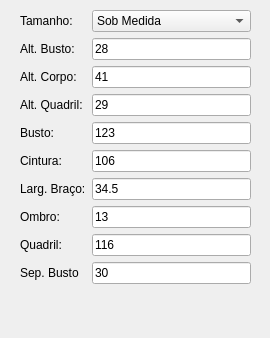
<?xml version="1.0" encoding="UTF-8"?>
<ui version="4.0">
 <class>Form</class>
 <widget class="QWidget" name="Form">
  <property name="geometry">
   <rect>
    <x>0</x>
    <y>0</y>
    <width>270</width>
    <height>338</height>
   </rect>
  </property>
  <property name="minimumSize">
   <size>
    <width>270</width>
    <height>338</height>
   </size>
  </property>
  <property name="windowTitle">
   <string>Form</string>
  </property>
  <widget class="QWidget" name="layoutWidget">
   <property name="geometry">
    <rect>
     <x>20</x>
     <y>10</y>
     <width>231</width>
     <height>311</height>
    </rect>
   </property>
   <layout class="QFormLayout" name="formLayout">
    <item row="0" column="0">
     <widget class="QLabel" name="label_6">
      <property name="text">
       <string>Tamanho:</string>
      </property>
     </widget>
    </item>
    <item row="0" column="1">
     <widget class="QComboBox" name="Tamanho">
      <property name="minimumSize">
       <size>
        <width>0</width>
        <height>0</height>
       </size>
      </property>
      <item>
       <property name="text">
        <string>Sob Medida</string>
       </property>
      </item>
      <item>
       <property name="text">
        <string>36</string>
       </property>
      </item>
      <item>
       <property name="text">
        <string>38</string>
       </property>
      </item>
      <item>
       <property name="text">
        <string>40</string>
       </property>
      </item>
      <item>
       <property name="text">
        <string>42</string>
       </property>
      </item>
      <item>
       <property name="text">
        <string>44</string>
       </property>
      </item>
      <item>
       <property name="text">
        <string>46</string>
       </property>
      </item>
      <item>
       <property name="text">
        <string>48</string>
       </property>
      </item>
      <item>
       <property name="text">
        <string>50</string>
       </property>
      </item>
      <item>
       <property name="text">
        <string>52</string>
       </property>
      </item>
      <item>
       <property name="text">
        <string>54</string>
       </property>
      </item>
      <item>
       <property name="text">
        <string>56</string>
       </property>
      </item>
      <item>
       <property name="text">
        <string>58</string>
       </property>
      </item>
      <item>
       <property name="text">
        <string>60</string>
       </property>
      </item>
      <item>
       <property name="text">
        <string>62</string>
       </property>
      </item>
     </widget>
    </item>
    <item row="1" column="0">
     <widget class="QLabel" name="label_5">
      <property name="text">
       <string>Alt. Busto:</string>
      </property>
     </widget>
    </item>
    <item row="1" column="1">
     <widget class="QLineEdit" name="AltBusto">
      <property name="text">
       <string>28</string>
      </property>
     </widget>
    </item>
    <item row="2" column="0">
     <widget class="QLabel" name="label">
      <property name="text">
       <string>Alt. Corpo:</string>
      </property>
     </widget>
    </item>
    <item row="2" column="1">
     <widget class="QLineEdit" name="AltCorpo">
      <property name="text">
       <string>41</string>
      </property>
     </widget>
    </item>
    <item row="3" column="0">
     <widget class="QLabel" name="label_3">
      <property name="text">
       <string>Alt. Quadril:</string>
      </property>
     </widget>
    </item>
    <item row="3" column="1">
     <widget class="QLineEdit" name="AltQuadril">
      <property name="text">
       <string>29</string>
      </property>
     </widget>
    </item>
    <item row="4" column="0">
     <widget class="QLabel" name="label">
      <property name="text">
       <string>Busto:</string>
      </property>
     </widget>
    </item>
    <item row="4" column="1">
     <widget class="QLineEdit" name="Busto">
      <property name="text">
       <string>123</string>
      </property>
     </widget>
    </item>
    <item row="5" column="0">
     <widget class="QLabel" name="label">
      <property name="text">
       <string>Cintura:</string>
      </property>
     </widget>
    </item>
    <item row="5" column="1">
     <widget class="QLineEdit" name="Cintura">
      <property name="text">
       <string>106</string>
      </property>
     </widget>
    </item>
    <item row="6" column="0">
     <widget class="QLabel" name="label">
      <property name="text">
       <string>Larg. Braço:</string>
      </property>
     </widget>
    </item>
    <item row="6" column="1">
     <widget class="QLineEdit" name="LargBraco">
      <property name="text">
       <string>34.5</string>
      </property>
     </widget>
    </item>
    <item row="7" column="0">
     <widget class="QLabel" name="label_2">
      <property name="text">
       <string>Ombro:</string>
      </property>
     </widget>
    </item>
    <item row="7" column="1">
     <widget class="QLineEdit" name="Ombro">
      <property name="text">
       <string>13</string>
      </property>
     </widget>
    </item>
    <item row="8" column="0">
     <widget class="QLabel" name="label">
      <property name="text">
       <string>Quadril:</string>
      </property>
     </widget>
    </item>
    <item row="8" column="1">
     <widget class="QLineEdit" name="Quadril">
      <property name="text">
       <string>116</string>
      </property>
     </widget>
    </item>
    <item row="9" column="0">
     <widget class="QLabel" name="label_4">
      <property name="text">
       <string>Sep. Busto</string>
      </property>
     </widget>
    </item>
    <item row="9" column="1">
     <widget class="QLineEdit" name="SepBusto">
      <property name="text">
       <string>30</string>
      </property>
     </widget>
    </item>
   </layout>
  </widget>
 </widget>
 <resources/>
 <connections/>
</ui>
